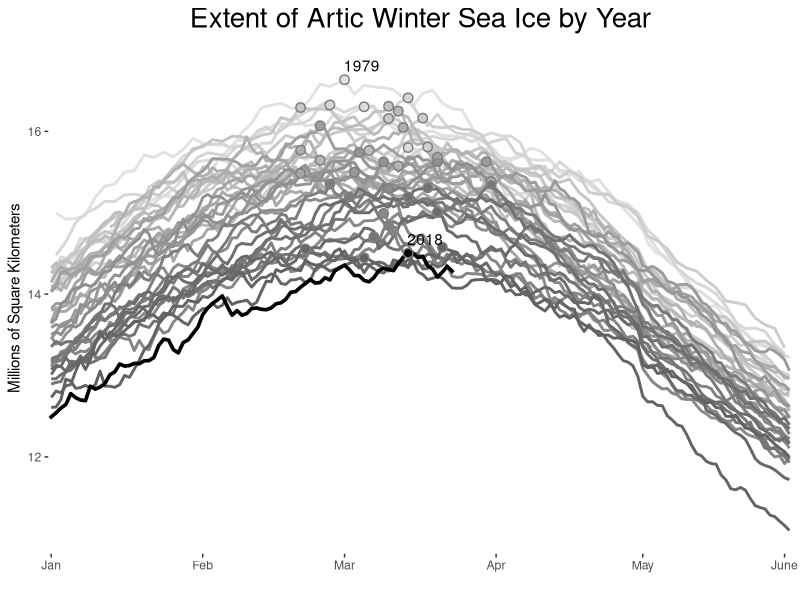

The R source for this figure:
## ---- chunk 1
knitr::opts_chunk$set(echo = FALSE)
## ---- chunk 2
library(ggplot2)
library(readr)
library(lubridate)
library(dplyr)
## ---- chunk 3
setwd("../../conner/daily_plots/")

ice_df <- read_csv("sea_ice/N_seaice_extent_daily_v3.0.csv")
## ---- chunk 4
## format and clean data

# modify variable class
ice_df$Extent <- as.numeric(ice_df$Extent)

# remove irrelevant variables
ice_df <- ice_df[2:nrow(ice_df), -c(5, 6)]

# remove partial year 1978, partial data
ice_df <- subset(ice_df, Year != "1978")

# subset for winter months
ice_df <- subset(ice_df, Month %in% c("01", "02", "03", "04", "05"))
## ---- chunk 5
## format month/day dates for plotting years in same plot frame

# combine month and day into string 
full_dates <- with(ice_df, paste0(Month, "/", Day, "/", Year))
full_dates <- mdy(full_dates)
mnth_day <- format(full_dates, format="%m-%d")

# add month/day to df
ice_df <- cbind(ice_df, mnth_day)

# add mean extension of ice by year
ice_df$annual_mean <- ave(ice_df$Extent, ice_df$Year)

# get max extension of ice by year
maxes <- ice_df %>%
         group_by(Year) %>%
         slice(which.max(Extent))
         
## ---- chunk 6
# define color palette
brks <- seq(from=90, to=40, length.out = 40)
palt <- sapply(brks, function(x){hcl(h=180, c=0, l=x)})

## ---- chunk 7
# plot of sea ice extent
ggplot()+
  
  # line plot of all year except 2018
  geom_line(data=subset(ice_df, Year != "2018"),
            aes(x=mnth_day, y=Extent, color=Year, group=Year), 
            size=1, show.legend = TRUE) +
  
  # line plot of only 2018
  geom_line(data=subset(ice_df, Year == "2018"), 
            aes(x=mnth_day, y=Extent, group=Year), 
            size=1.25, color="black", lineend="square", 
            show.legend = FALSE) +
  
  # color scale using custom palette
  scale_color_manual(values=palt, guide=FALSE) +
  
  # max value background
  geom_point(data=maxes, aes(x=mnth_day, y=Extent),
             color="grey50", size= 3) +
  
  # max value foreground
  geom_point(data=maxes, aes(x=mnth_day, y=Extent, color=Year),
             size= 2) +
  
  # max value 2018
  geom_point(data=subset(maxes, Year==2018),
             aes(x=mnth_day, y=Extent),
             color="black", size= 2) +
  
  # labels for 2018, 1979
  geom_text(data=subset(maxes, Year %in% c("1979", "2018")),
            aes(x=mnth_day, y=Extent, label=Year),
            nudge_x = 3.5, nudge_y = 0.175)+
  
  # Formatting
  labs(title="Extent of Artic Winter Sea Ice by Year",
       y="Millions of Square Kilometers",
       x="") +
  scale_x_discrete(breaks=c("01-01", "02-01", "03-01", "04-01", "05-01", "05-30"),
                   labels=c("Jan", "Feb", "Mar", "Apr", "May", "June"))+
  scale_y_continuous(breaks=c(12, 14, 16)) +
  theme(plot.title = element_text(hjust = 0.5, size=20),
        plot.background = element_blank(),
        panel.background = element_blank(),
        panel.grid = element_blank())

